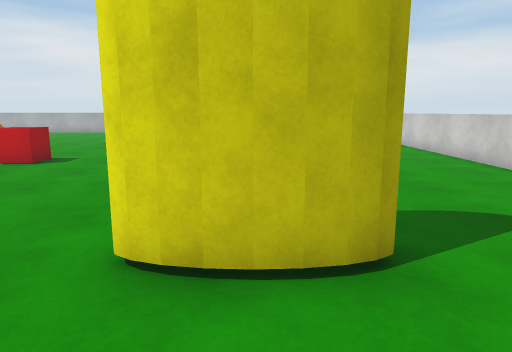
View 1 (above)

24 first-person views from a walk through a 3-D level made in the Unity game engine. The camera is 1.5 m above the floor, tilts 10° down and sees 70° across. The floor is counted in squares, 1 m on a side. Each view is taken from the middle of a square. On the plan, view 1 faces up. The plan holds only what a view shows up to about 16 squares ahead; the rest is blank. The player character is not drawn. Some surface patterns are stand-ins.

View 2
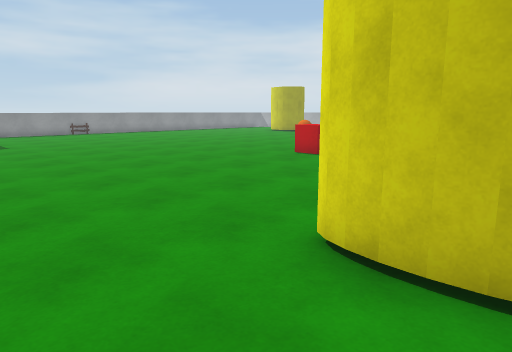

View 3
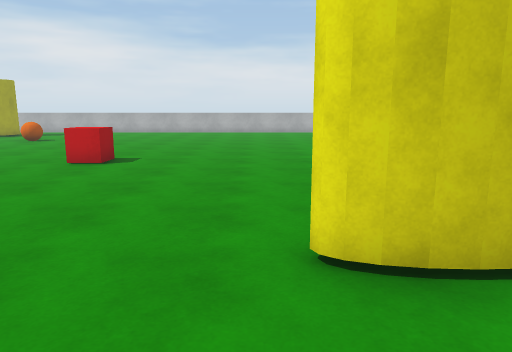

View 4
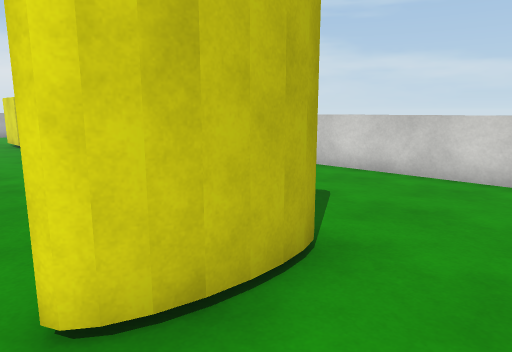

View 5
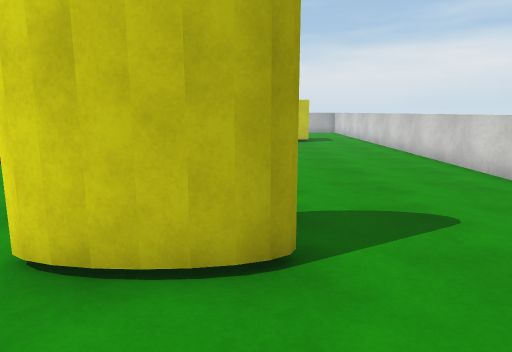

View 6
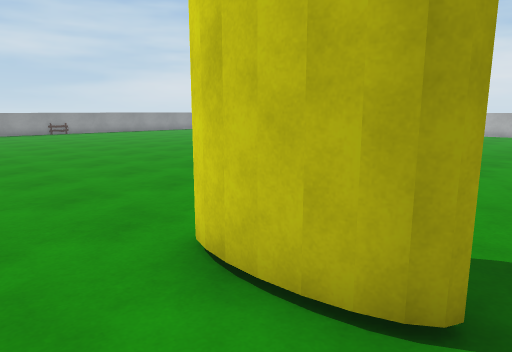

View 7
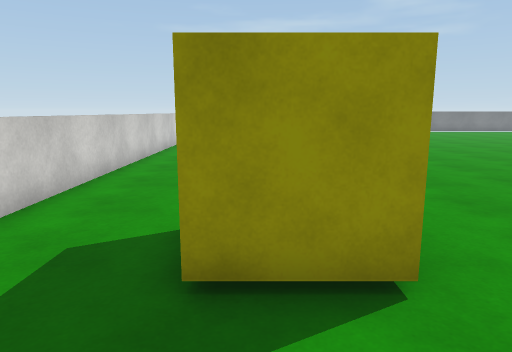

View 8
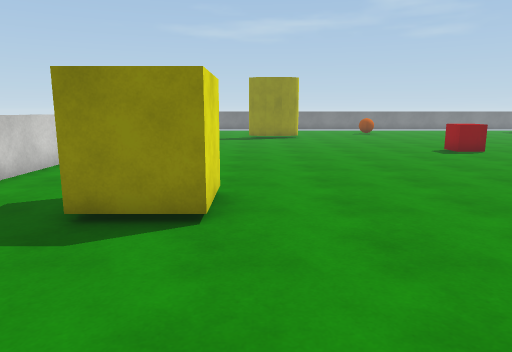

View 9
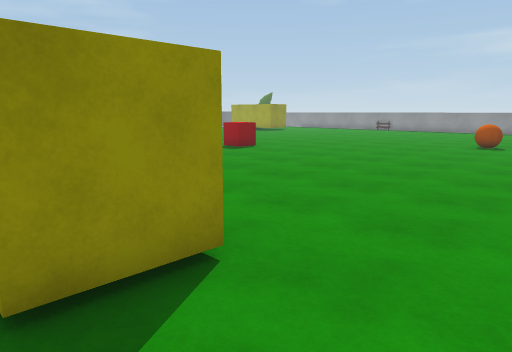

View 10
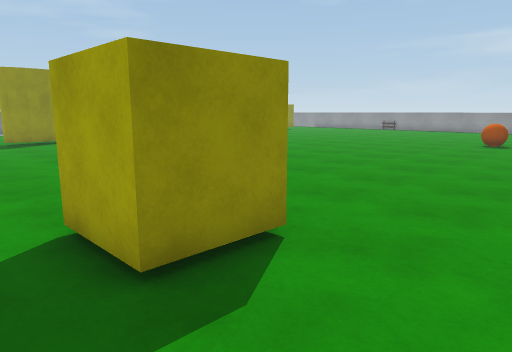

View 11
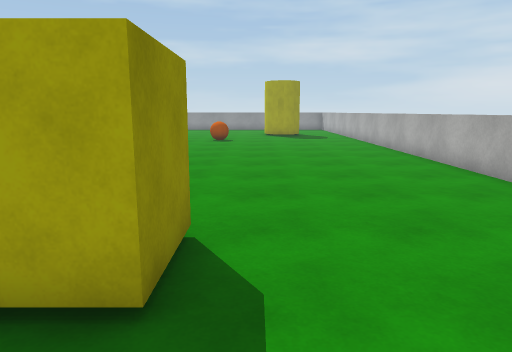

View 12
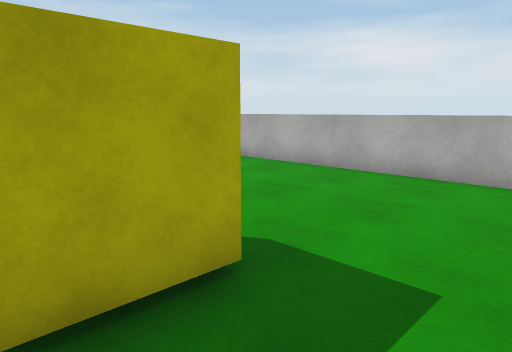

View 13
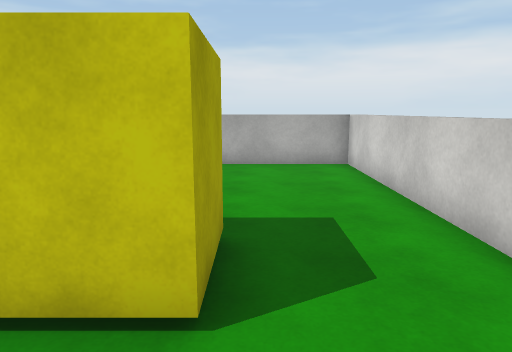

View 14
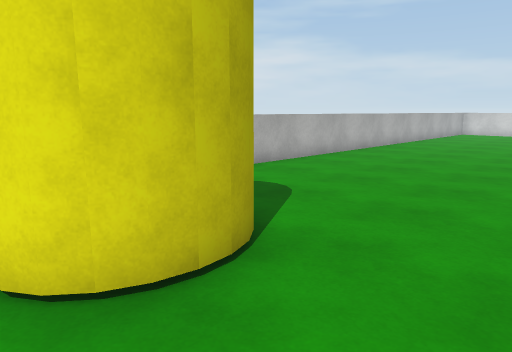

View 15
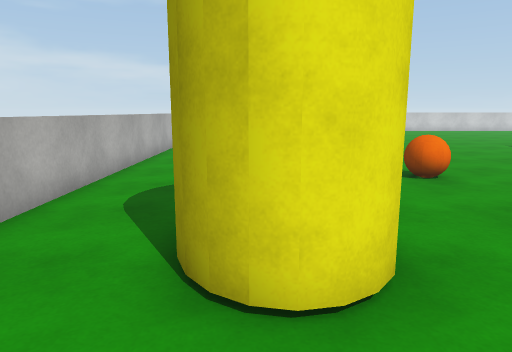

View 16
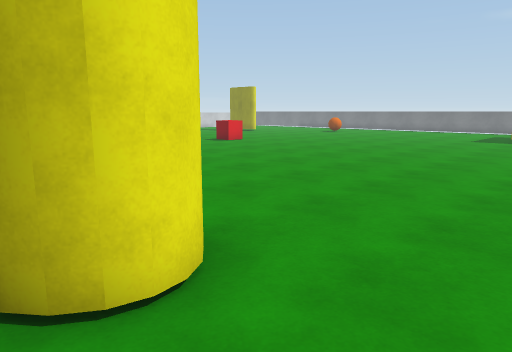

View 17
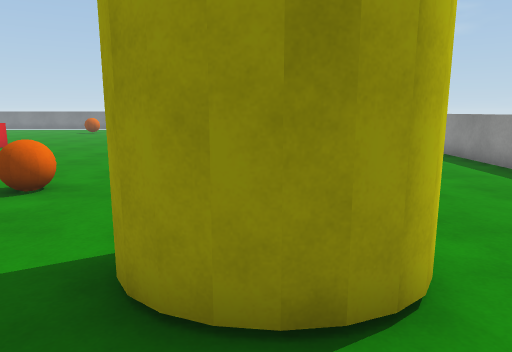

View 18
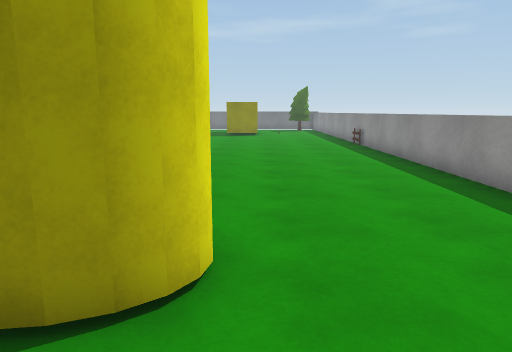

View 19
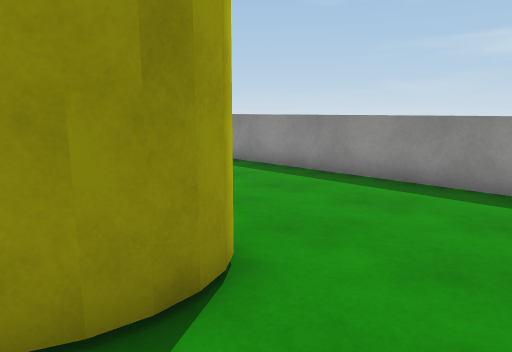

View 20
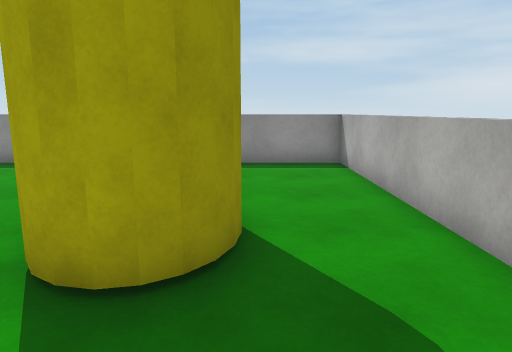

View 21
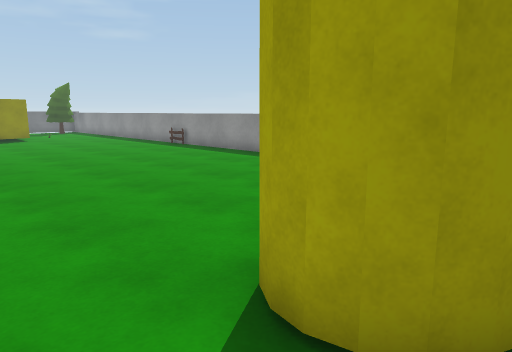

View 22
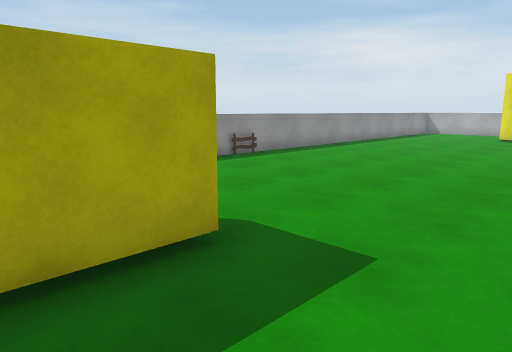

View 23
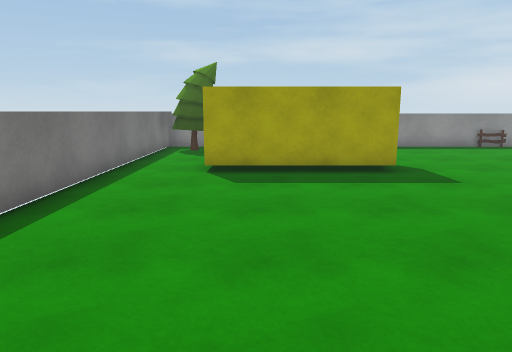

View 24
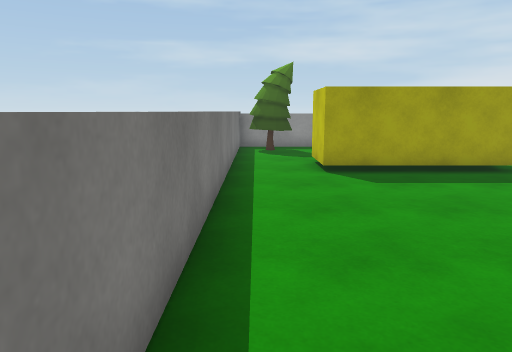

### Floor plan
Key: @ floor where view 1 was taken; # wall or solid block; . floor; = window, fence, low wall or low ledge; O other object.
Columns run from 25 left of view 1 to 7 right of it. Each row starts with its distance up from view 1.
 27 #===============================#
 26 =...............................=
 25 =...............................=
 24 =.....OO........................=
 23 =.....O O.......................=
 22 =.....OOO.......................=
 21 =...............................=
 20 =..........................OO...=
 19 =..........OO..............OO...
 18 =..........................OO...=
 17 =...............................=
 16 =...............................=
 15 =...............................=
 14 =...............................=
 13 =...............................=
 12 =...............................=
 11 =.................O.............=
 10 #...........  ..................=
  9 O..........  ...................=
  8 #.........  ....................=
  7 =......... .....................=
  6 =...............................=
  5 =........................ ......=
  4    .....................O O.....=
  3      ...................OOO.....=
  2        O........................
  1        O.......   ..........
  0        O.......        ..@.
 -1        O....... .
 -2 =....OOO.......
 -3 #OO............
 -4 #OO............ .
 -5 ###=============

Positions as (right, up) in squares from view 1, and headings:
1: (0, 0), facing up
2: (1, 0), facing up-left
3: (-2, 0), facing up
4: (-2, 1), facing up-right
5: (1, 0), facing up
6: (2, 1), facing up-left
7: (3, 23), facing down
8: (1, 25), facing down
9: (4, 23), facing down-left
10: (5, 23), facing down-left
11: (6, 21), facing left
12: (6, 18), facing up-left
13: (4, 16), facing up
14: (-20, 19), facing up-right
15: (-22, 23), facing right
16: (-22, 24), facing down-right
17: (-18, 26), facing down
18: (-20, 26), facing down
19: (-17, 26), facing down-left
20: (-14, 24), facing left
21: (-15, 24), facing down-left
22: (-15, 0), facing up-left
23: (-9, -1), facing left
24: (-9, -4), facing left
